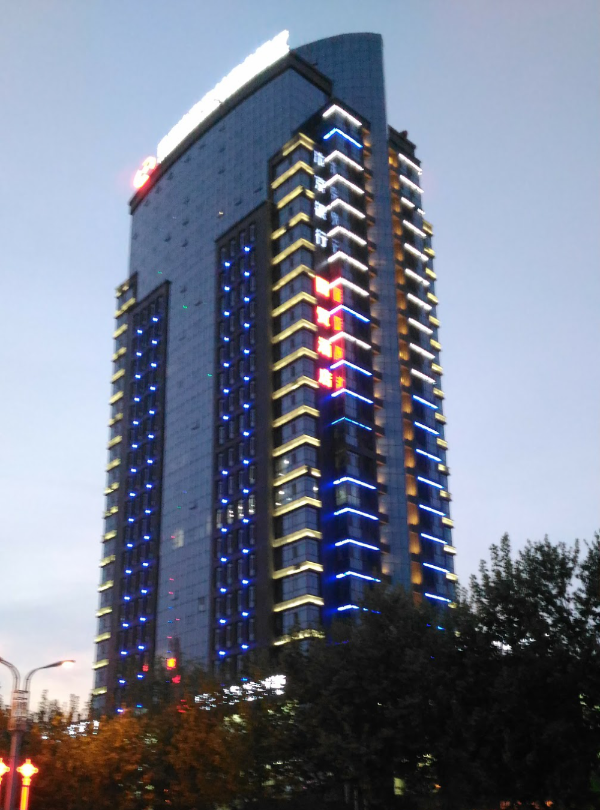
#> input picture images/Building.bmp, 600 x 810 px
$ python beta_correction.py
#> lines starting #> are read from the running program, lines starting #| are printed output that depends on the picture
import numpy as np
import cv2
import scipy.special as special

def beta_correction( f, a = 2.0, b = 2.0 ):
	g = f.copy( )
	nr, nc = f.shape[:2]
	x = np.linspace( 0, 1, 256 )
	table = np.round( special.betainc( a, b, x ) * 255, 0 )
	if f.ndim != 3:
		for x in range( nr ):
			for y in range( nc ):
				g[x,y] = table[f[x,y]]
	else:
		for x in range( nr ):
			for y in range( nc ):
				for k in range( 3 ):
					g[x,y,k] = table[f[x,y,k]]
	return g

def main( ):
	img = cv2.imread( "../images/Building.bmp", 0 )
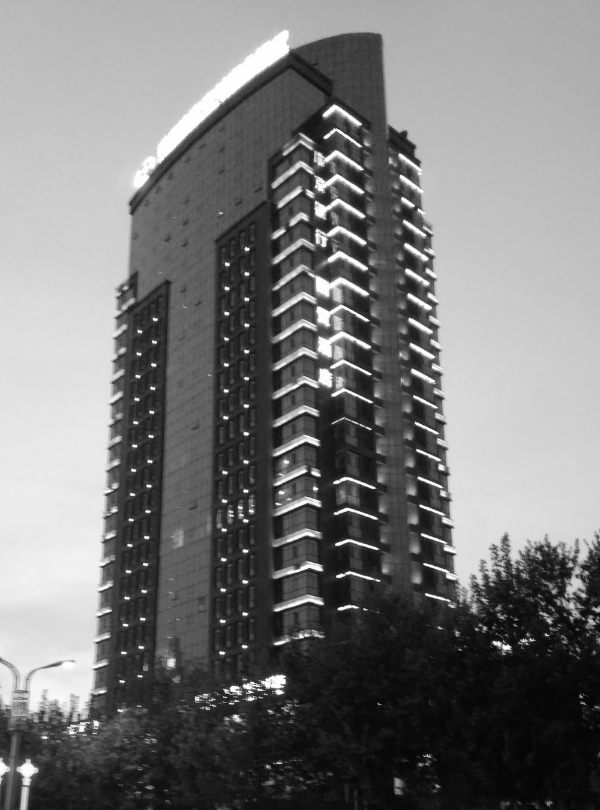
#> img: shape (810, 600); min 3, max 255, mean 120.5
	img1 = beta_correction( img, a = 0.5, b = 0.5 )
#> after the loop in beta_correction, `for x in range( nr ):`:
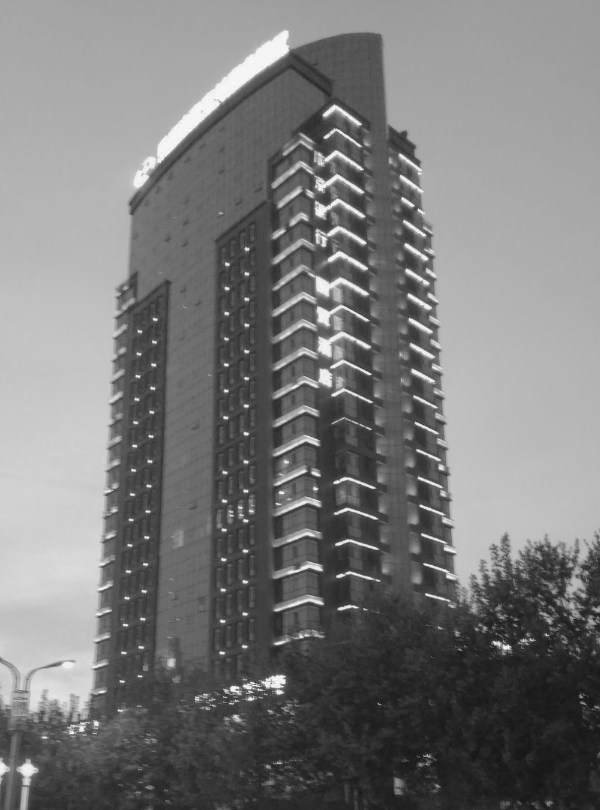
#> g: shape (810, 600); min 18, max 255, mean 122
	img2 = beta_correction( img, a = 2.0, b = 2.0 )
#> call 2 of beta_correction, with a = 2, b = 2
#> after the loop in beta_correction (call 2), `for x in range( nr ):`:
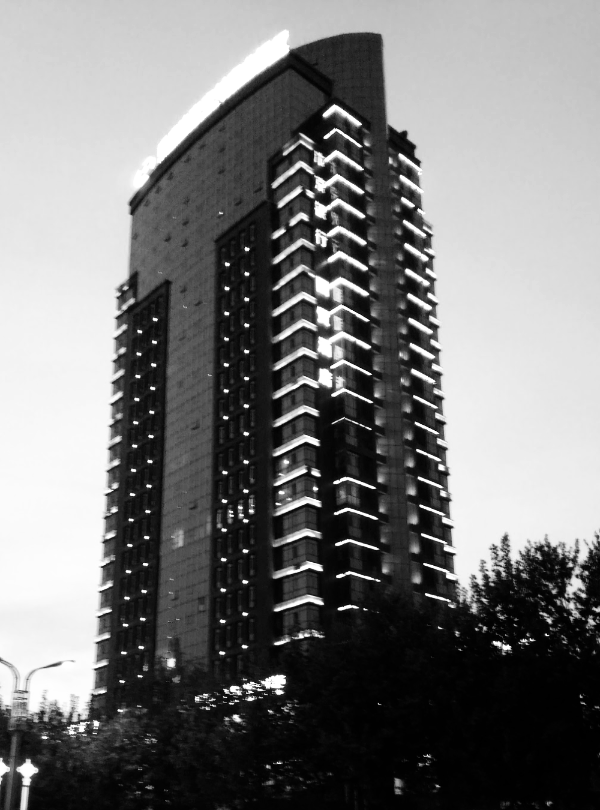
#> g: shape (810, 600); min 0, max 255, mean 120.1
	cv2.imshow( "Original Image", img )
	cv2.imshow( "Beta Correction (a = b = 0.5)", img1 )
	cv2.imshow( "Beta Correction (a = b = 2.0)", img2 )
	cv2.waitKey( 0 )

main( )

$ run again, with images/Akiyo.bmp copied over images/Building.bmp
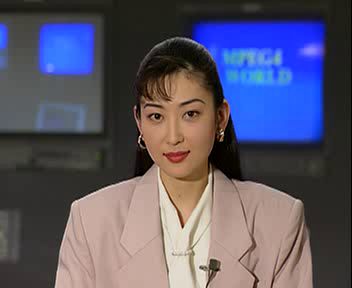
#> input picture images/Akiyo.bmp, 352 x 288 px
#> after the loop in beta_correction, `for x in range( nr ):`:
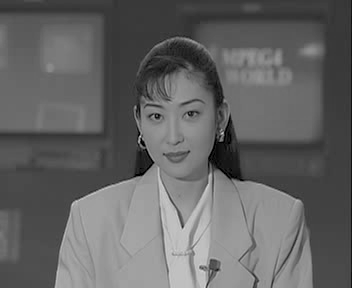
#> g: shape (288, 352); min 0, max 217, mean 100
#> after the loop in beta_correction (call 2), `for x in range( nr ):`:
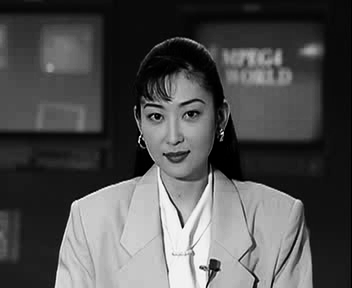
#> g: shape (288, 352); min 0, max 253, mean 79.4

$ run again, with images/B.bmp copied over images/Building.bmp
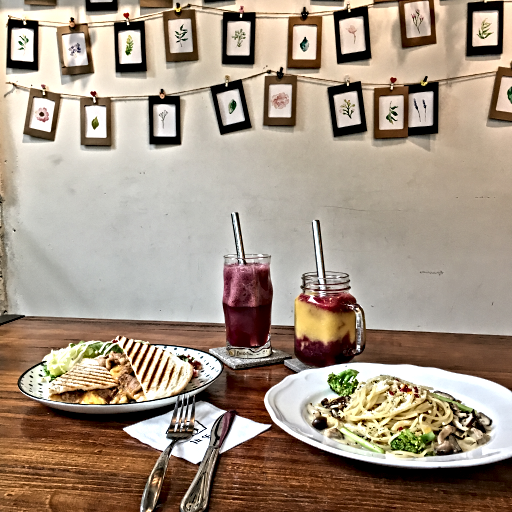
#> input picture images/B.bmp, 512 x 512 px
#> after the loop in beta_correction, `for x in range( nr ):`:
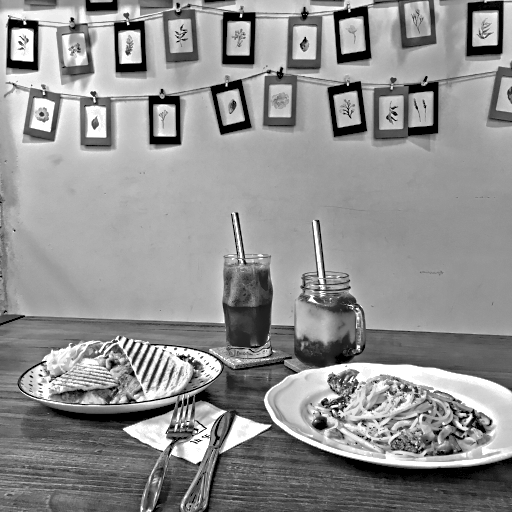
#> g: shape (512, 512); min 0, max 255, mean 144.3
#> after the loop in beta_correction (call 2), `for x in range( nr ):`:
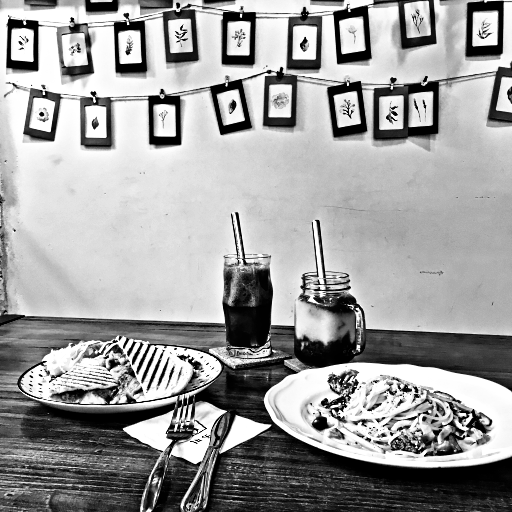
#> g: shape (512, 512); min 0, max 255, mean 158.1
